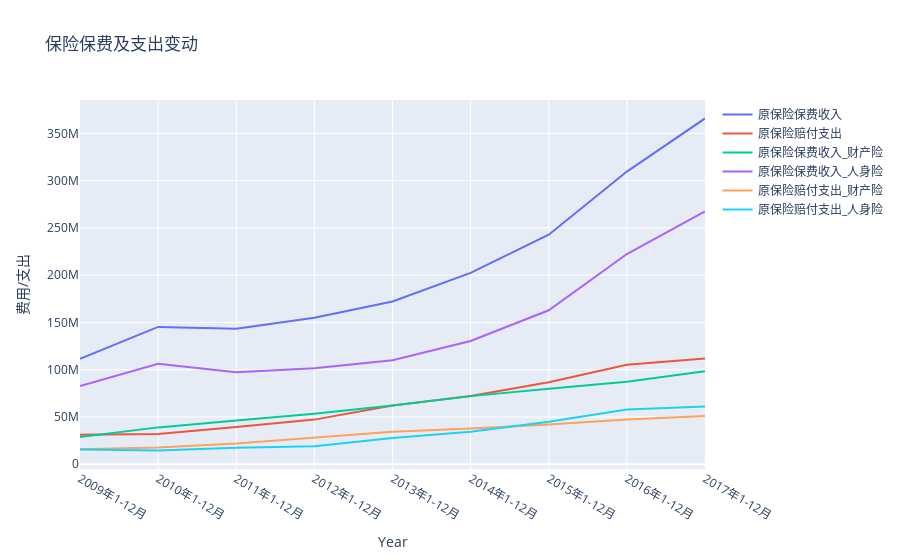

The notebook cell saved with this chart:
### Markdown cell above
#### 保险保费及支出变动 Line Chart

### Code cell
fig = go.Figure()
fig.add_trace(go.Scatter(x=data[Date_Year].date_time.tolist(),
                        y=data[Date_Year].原保险保费收入.tolist(),
                        mode='lines',
                        name='原保险保费收入'))
fig.add_trace(go.Scatter(x=data[Date_Year].date_time.tolist(),
                y=data[Date_Year].原保险赔付支出.tolist(),
                mode='lines',
                name = '原保险赔付支出'))

fig.add_trace(go.Scatter(x=data[Date_Year].date_time.tolist(),
                y=data[Date_Year].原保险保费收入_财产险.tolist(),
                mode='lines',
                name = '原保险保费收入_财产险'))
fig.add_trace(go.Scatter(x=data[Date_Year].date_time.tolist(),
                y=data[Date_Year].原保险保费收入_人身险.tolist(),
                mode='lines',
                name = '原保险保费收入_人身险'))
fig.add_trace(go.Scatter(x=data[Date_Year].date_time.tolist(),
                y=data[Date_Year].原保险赔付支出_财产险.tolist(),
                mode='lines',
                name = '原保险赔付支出_财产险'))
fig.add_trace(go.Scatter(x=data[Date_Year].date_time.tolist(),
                y=data[Date_Year].原保险赔付支出_人身险.tolist(),
                mode='lines',
                name = '原保险赔付支出_人身险'))

                
fig.update_layout(title = '保险保费及支出变动', xaxis_title='Year',yaxis_title='费用/支出')
fig.show()

### Figure 1 — Plotly figure (JSON) as saved in the notebook; plotly's stock layout.template omitted (floating-point values rounded to 4 significant figures)
{"data": [{"mode": "lines", "name": "原保险保费收入", "type": "scatter", "x": ["2009年1-12月", "2010年1-12月", "2011年1-12月", "2012年1-12月", "2013年1-12月", "2014年1-12月", "2015年1-12月", "2016年1-12月", "2017年1-12月"], "y": [111372989, 145300000.0, 143400000.0, 154900000.0, 172200000.0, 202300000.0, 242800000.0, 309600000.0, 365800000.0]}, {"mode": "lines", "name": "原保险赔付支出", "type": "scatter", "x": ["2009年1-12月", "2010年1-12月", "2011年1-12月", "2012年1-12月", "2013年1-12月", "2014年1-12月", "2015年1-12月", "2016年1-12月", "2017年1-12月"], "y": [31254827, 32000000.0, 39290000.0, 47160000.0, 62130000.0, 72160000.0, 86740000.0, 105100000.0, 111800000.0]}, {"mode": "lines", "name": "原保险保费收入_财产险", "type": "scatter", "x": ["2009年1-12月", "2010年1-12月", "2011年1-12月", "2012年1-12月", "2013年1-12月", "2014年1-12月", "2015年1-12月", "2016年1-12月", "2017年1-12月"], "y": [28758335, 38960000.0, 46180000.0, 53310000.0, 62120000.0, 72030000.0, 79950000.0, 87240000.0, 98350000.0]}, {"mode": "lines", "name": "原保险保费收入_人身险", "type": "scatter", "x": ["2009年1-12月", "2010年1-12月", "2011年1-12月", "2012年1-12月", "2013年1-12月", "2014年1-12月", "2015年1-12月", "2016年1-12月", "2017年1-12月"], "y": [82614654, 106300000.0, 97210000.0, 101600000.0, 110100000.0, 130300000.0, 162900000.0, 222300000.0, 267500000.0]}, {"mode": "lines", "name": "原保险赔付支出_财产险", "type": "scatter", "x": ["2009年1-12月", "2010年1-12月", "2011年1-12月", "2012年1-12月", "2013年1-12月", "2014年1-12月", "2015年1-12月", "2016年1-12月", "2017年1-12月"], "y": [15757845, 17560000.0, 21870000.0, 28160000.0, 34390000.0, 37880000.0, 41940000.0, 47260000.0, 50870000.0]}, {"mode": "lines", "name": "原保险赔付支出_人身险", "type": "scatter", "x": ["2009年1-12月", "2010年1-12月", "2011年1-12月", "2012年1-12月", "2013年1-12月", "2014年1-12月", "2015年1-12月", "2016年1-12月", "2017年1-12月"], "y": [15496982, 14440000.0, 17420000.0, 19000000.0, 27740000.0, 34280000.0, 44800000.0, 57870000.0, 60930000.0]}], "layout": {"title": {"text": "保险保费及支出变动"}, "xaxis": {"title": {"text": "Year"}}, "yaxis": {"title": {"text": "费用/支出"}}}}
